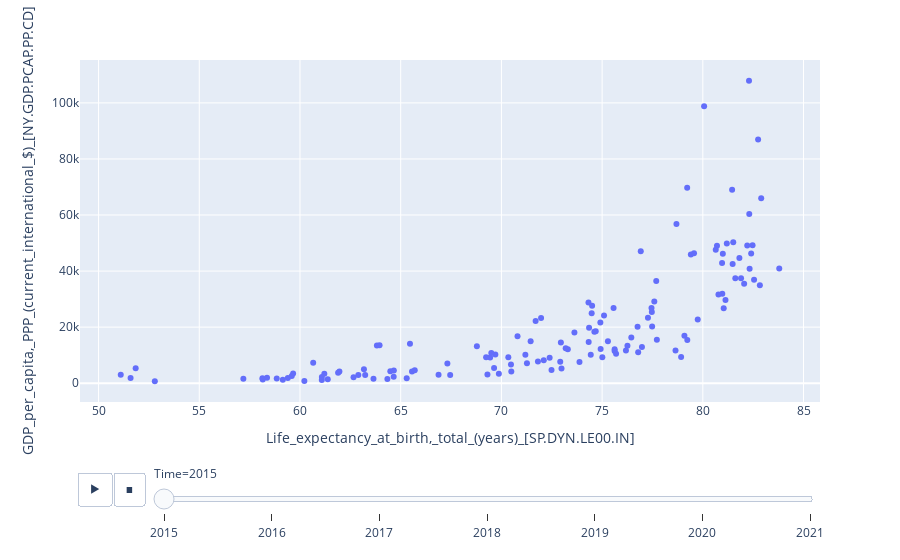

Notebook cell for this chart:
### Code cell
fig = px.scatter(mergedData, x="Life_expectancy_at_birth,_total_(years)_[SP.DYN.LE00.IN]", y="GDP_per_capita,_PPP_(current_international_$)_[NY.GDP.PCAP.PP.CD]", animation_frame="Time", hover_name="Country_Name" )
fig.show()

### Figure 1 — Plotly figure (JSON) as saved in the notebook; plotly's stock layout.template omitted (floating-point values rounded to 4 significant figures; data arrays with more than 128 entries replaced by an {"elided": "..."} marker saying what was removed)
{"data": [{"hovertemplate": "<b>%{hovertext}</b><br><br>Time=2015<br>Life_expectancy_at_birth,_total_(years)_[SP.DYN.LE00.IN]=%{x}<br>GDP_per_capita,_PPP_(current_international_$)_[NY.GDP.PCAP.PP.CD]=%{y}<extra></extra>", "hovertext": {"elided": "135 str values"}, "legendgroup": "", "marker": {"color": "#636efa", "symbol": "circle"}, "mode": "markers", "name": "", "orientation": "v", "showlegend": false, "type": "scatter", "x": {"elided": "135 float values"}, "xaxis": "x", "y": {"elided": "135 float values"}, "yaxis": "y"}], "layout": {"legend": {"tracegroupgap": 0}, "margin": {"t": 60}, "sliders": [{"active": 0, "currentvalue": {"prefix": "Time="}, "len": 0.9, "pad": {"b": 10, "t": 60}, "steps": [{"args": [["2015"], {"frame": {"duration": 0, "redraw": false}, "fromcurrent": true, "mode": "immediate", "transition": {"duration": 0, "easing": "linear"}}], "label": "2015", "method": "animate"}, {"args": [["2016"], {"frame": {"duration": 0, "redraw": false}, "fromcurrent": true, "mode": "immediate", "transition": {"duration": 0, "easing": "linear"}}], "label": "2016", "method": "animate"}, {"args": [["2017"], {"frame": {"duration": 0, "redraw": false}, "fromcurrent": true, "mode": "immediate", "transition": {"duration": 0, "easing": "linear"}}], "label": "2017", "method": "animate"}, {"args": [["2018"], {"frame": {"duration": 0, "redraw": false}, "fromcurrent": true, "mode": "immediate", "transition": {"duration": 0, "easing": "linear"}}], "label": "2018", "method": "animate"}, {"args": [["2019"], {"frame": {"duration": 0, "redraw": false}, "fromcurrent": true, "mode": "immediate", "transition": {"duration": 0, "easing": "linear"}}], "label": "2019", "method": "animate"}, {"args": [["2020"], {"frame": {"duration": 0, "redraw": false}, "fromcurrent": true, "mode": "immediate", "transition": {"duration": 0, "easing": "linear"}}], "label": "2020", "method": "animate"}, {"args": [["2021"], {"frame": {"duration": 0, "redraw": false}, "fromcurrent": true, "mode": "immediate", "transition": {"duration": 0, "easing": "linear"}}], "label": "2021", "method": "animate"}], "x": 0.1, "xanchor": "left", "y": 0, "yanchor": "top"}], "updatemenus": [{"buttons": [{"args": [null, {"frame": {"duration": 500, "redraw": false}, "fromcurrent": true, "mode": "immediate", "transition": {"duration": 500, "easing": "linear"}}], "label": "&#9654;", "method": "animate"}, {"args": [[null], {"frame": {"duration": 0, "redraw": false}, "fromcurrent": true, "mode": "immediate", "transition": {"duration": 0, "easing": "linear"}}], "label": "&#9724;", "method": "animate"}], "direction": "left", "pad": {"r": 10, "t": 70}, "showactive": false, "type": "buttons", "x": 0.1, "xanchor": "right", "y": 0, "yanchor": "top"}], "xaxis": {"anchor": "y", "domain": [0, 1], "title": {"text": "Life_expectancy_at_birth,_total_(years)_[SP.DYN.LE00.IN]"}}, "yaxis": {"anchor": "x", "domain": [0, 1], "title": {"text": "GDP_per_capita,_PPP_(current_international_$)_[NY.GDP.PCAP.PP.CD]"}}}}
